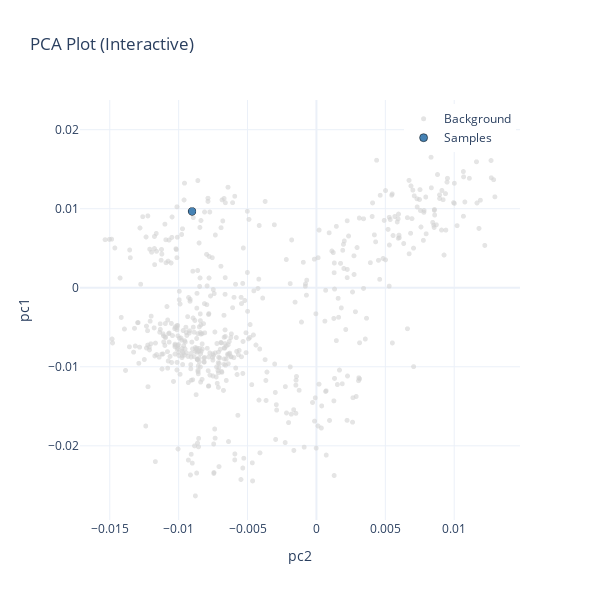

Notebook code for this chart:
### Markdown cell above
### HTML Plot with autoeager eigenstrat

### Code cell
%%time
df_proj = project_eigenstrat(es_path="/mnt/archgen/Autorun_eager/eager_outputs/TF/JCH/JCH043/genotyping/pileupcaller.single",
                             plot=['pc2', 'pc1'],
                   pca="EU", es_type="autoeager", fig_path='./figs/JCH043_joscha.html')
df_proj

### Figure 1 — Plotly figure (JSON) as saved in the notebook; plotly's stock layout.template omitted (floating-point values rounded to 4 significant figures; data arrays with more than 128 entries replaced by an {"elided": "..."} marker saying what was removed)
{"data": [{"hovertemplate": "<b>%{text}</b><br>pc2: %{x}<br>pc1: %{y}<extra></extra>", "marker": {"color": "lightgray", "opacity": 0.6, "size": 5}, "mode": "markers", "name": "Background", "text": {"elided": "552 str values"}, "type": "scattergl", "x": {"elided": "552 float values"}, "y": {"elided": "552 float values"}}, {"hovertemplate": "<b>%{text}</b><br>pc2: %{x}<br>pc1: %{y}<extra></extra>", "marker": {"color": "steelblue", "line": {"color": "black", "width": 0.5}, "size": 8}, "mode": "markers", "name": "Samples", "text": ["JCH043_ss"], "type": "scattergl", "x": [-0.009025], "y": [0.009664]}], "layout": {"height": 600, "legend": {"x": 0.99, "xanchor": "right", "y": 0.99, "yanchor": "top"}, "title": {"text": "PCA Plot (Interactive)"}, "width": 600, "xaxis": {"title": {"text": "pc2"}}, "yaxis": {"title": {"text": "pc1"}}}}
